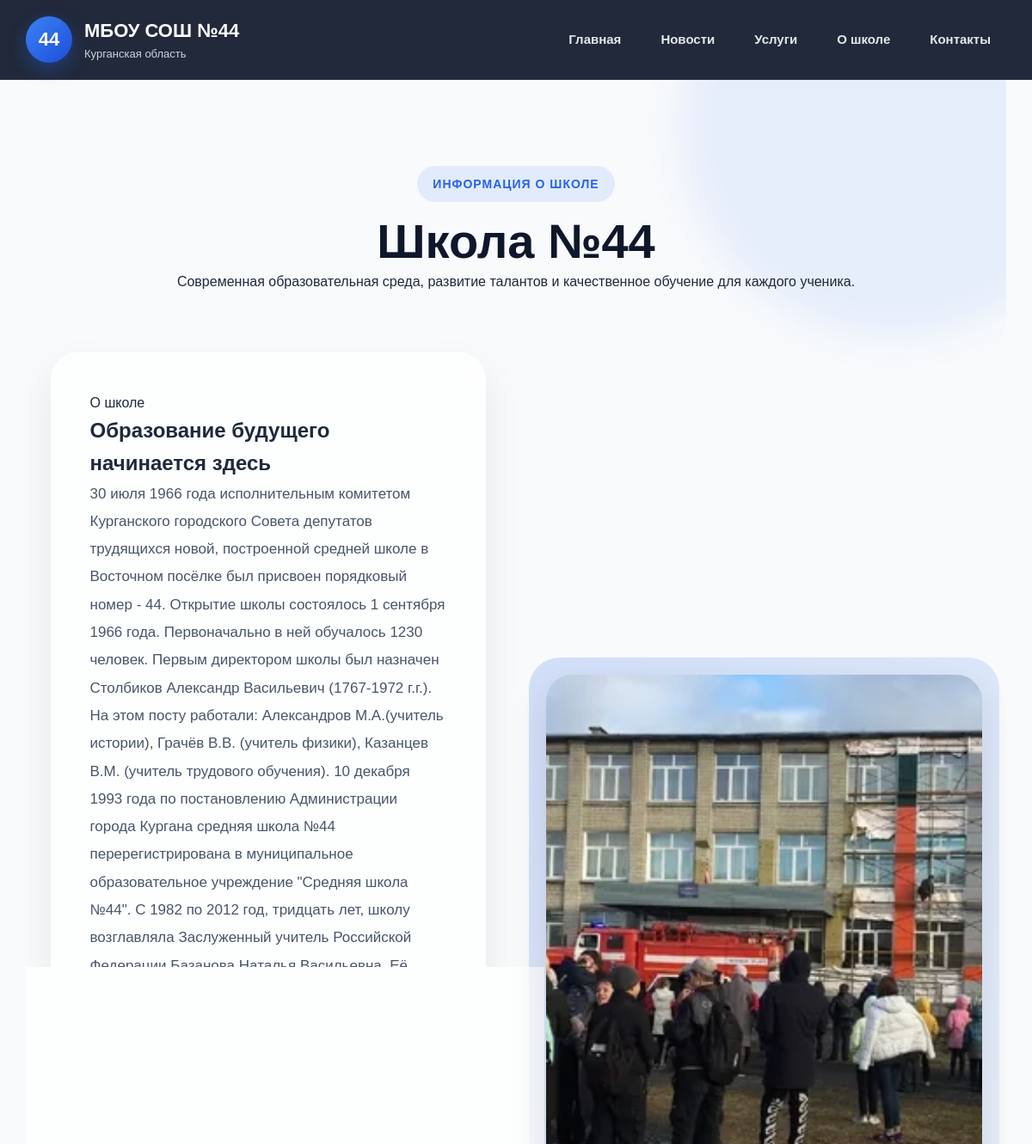
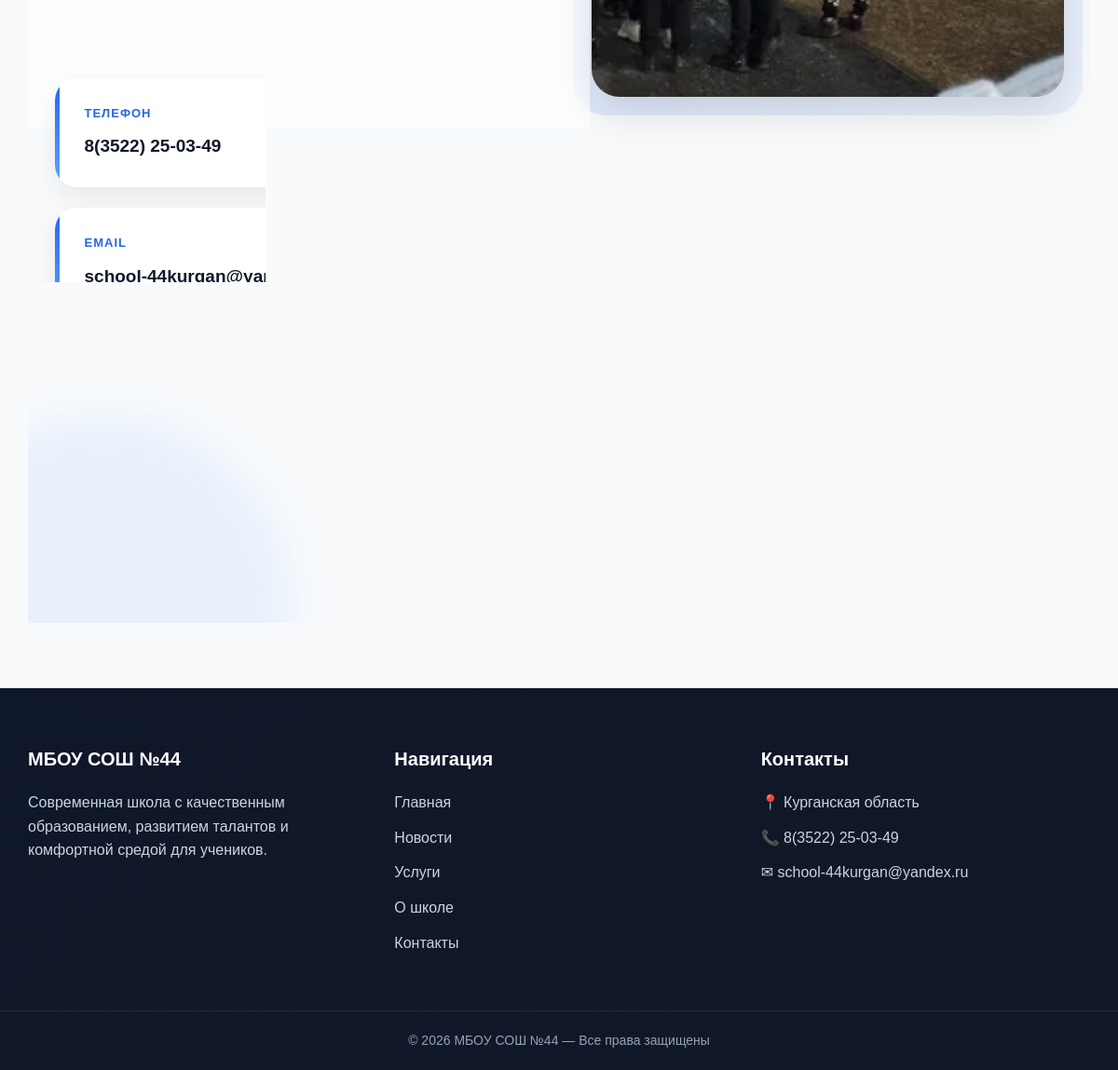
The page /about/ on the database its author committed (2 pictures, top to bottom).
### home/models.py (models this page shows, shortened)
class CompanyInfo(models.Model):
    title = models.CharField(
        max_length=200,
        verbose_name='Название компании'
    )
    description_about = models.TextField(
        verbose_name='О компании'
    )
    image = models.ImageField(
        upload_to='company/',
        blank=True,
        null=True
    )
    phone = models.CharField(
        max_length=30
    )
    email = models.EmailField()
    address = models.CharField(
        max_length=255
    )
    class Meta:
        verbose_name = 'Информация о компании'
        verbose_name_plural = 'Информация о компании'

### home/views.py (the view)
# urls.py: path('about/', views.about, name='about'),
def about(request):
    company = CompanyInfo.objects.first()
    context = {
        'company': company
    }
    return render(request, 'main/home/about.html', context)

### home/templates/main/home/about.html (shortened to what this page needs)
{% extends 'main/base.html' %}
{% block content %}
<section class="about-page">
    <div class="container">
        <div class="about-page-header">
            <span class="section-subtitle">
                Информация о школе
            </span>
            <h1 class="section-title">
                {{ company.title }}
            </h1>
            <p class="about-page-description">
                Современная образовательная среда, развитие талантов
                и качественное обучение для каждого ученика.
            </p>
        </div>
        <div class="about-page-wrapper">
            <div class="about-page-content">
                <div class="about-info-card">
                    <div class="about-card-badge">
                        О школе
                    </div>
                    <h2>
                        Образование будущего начинается здесь
                    </h2>
                    <p>
                        {{ company.description_about }}
                    </p>
                </div>
                <div class="contacts-grid">
                    <div class="contact-card">
                        <span class="contact-label">
                            Телефон
                        </span>
                        <a href="tel:{{ company.phone }}">
                            {{ company.phone }}
                        </a>
                    </div>
                    <div class="contact-card">
                        <span class="contact-label">
                            Email
                        </span>
                        <a href="mailto:{{ company.email }}">
                            {{ company.email }}
                        </a>
                    </div>
                    <div class="contact-card">
                        <span class="contact-label">
                        </span>
                        <p>
                        </p>
                    </div>
                </div>
            </div>
            <div class="about-page-image">
                {% if company.image %}
                    <img
                        src="{{ company.image.url }}"
                        alt="{{ company.title }}"
                    >
                {% endif %}
            </div>
        </div>
    </div>
</section>
{% endblock %}

### static/css/style.css (style rules this page uses)
*, *::before, *::after { margin: 0; padding: 0; box-sizing: border-box; }
:root { --primary: #2563eb; --primary-dark: #1d4ed8; --secondary: #0f172a; --text: #1e293b; --muted: #64748b; --light: #f8fafc; --white: #ffffff; --border: #e2e8f0; --shadow: 0 10px 30px rgba(0, 0, 0, 0.08); --shadow-hover: 0 18px 45px rgba(0, 0, 0, 0.12); --radius: 24px; --transition: 0.3s ease; }
html { scroll-behavior: smooth; }
body { font-family: Arial, sans-serif; background: var(--light); color: var(--text); line-height: 1.6; }
a { text-decoration: none; color: inherit; transition: var(--transition); }
img { display: block; width: 100%; }
.container { width: min(1200px, 95%); margin: 0 auto; }
.section-subtitle { display: inline-block; margin-bottom: 12px; padding: 10px 18px; border-radius: 999px; background: rgba(37, 99, 235, 0.1); color: var(--primary); text-transform: uppercase; letter-spacing: 1px; font-size: 14px; font-weight: 700; }
.section-title { color: var(--secondary); font-size: clamp(30px, 5vw, 56px); line-height: 1.2; }
.advantage-card, .card, .news-card, .contact-card { background: var(--white); border-radius: var(--radius); box-shadow: var(--shadow); transition: var(--transition); }
.about-page { position: relative; overflow: hidden; padding: 100px 0 120px; }
.about-page::before, .about-page::after { content: ""; position: absolute; border-radius: 50%; filter: blur(20px); }
.about-page::before { width: 500px; height: 500px; top: -200px; right: -120px; background: rgba(37, 99, 235, 0.08); }
.about-page::after { width: 400px; height: 400px; left: -120px; bottom: -180px; background: rgba(59, 130, 246, 0.08); }
.about-page .container { position: relative; z-index: 5; }
.about-page-header { text-align: center; margin-bottom: 70px; }
.about-page-wrapper, .about-wrapper { display: grid; grid-template-columns: 1fr 1fr; gap: 70px; align-items: center; margin-bottom: 70px; margin-top: 70px; }
.about-page-image { position: relative; }
.about-page-image::before { content: ""; position: absolute; inset: -20px; border-radius: 36px; background: linear-gradient( 135deg, rgba(37, 99, 235, 0.18), rgba(59, 130, 246, 0.08) ); z-index: -1; }
.about-page-image img, .about-image img { border-radius: 30px; box-shadow: var(--shadow-hover); }
.about-page-image img { height: 650px; object-fit: cover; }
.about-page-content { display: flex; flex-direction: column; gap: 35px; }
.about-info-card { padding: 45px; border-radius: 32px; background: rgba(255, 255, 255, 0.75); backdrop-filter: blur(14px); box-shadow: 0 20px 45px rgba(0, 0, 0, 0.08); border: 1px solid rgba(255, 255, 255, 0.5); }
.about-info-card p, .about-text { color: #475569; font-size: 17px; line-height: 1.9; }
.contacts-grid { display: grid; gap: 22px; }
.contact-card { position: relative; overflow: hidden; padding: 28px 32px; }
.contact-card::before { content: ""; position: absolute; top: 0; left: 0; width: 5px; height: 100%; background: linear-gradient(to bottom, #2563eb, #60a5fa); }
.contact-label { display: block; margin-bottom: 10px; color: var(--primary); font-size: 13px; font-weight: 800; letter-spacing: 1px; text-transform: uppercase; }
.contact-card a, .contact-card p { color: var(--secondary); font-size: 19px; font-weight: 600; }

### rows shown on the page
CompanyInfo: title "Школа №44", description_about "30 июля 1966 года исполнительным комитетом Курганского городского Совета депутатов трудящихся новой, построенной средней школе в Восточном посёлке был присвоен порядковый номер - 44. Открытие школы состоялось 1 сентября 1966 года. Первоначально в ней обучалось 1230 человек. Первым директором школы был назначен Столбиков Александр Васильевич (1767-1972 г.г.). На этом посту работали: Александров М.А.(учитель истории), Грачёв В.В. (учитель физики), Казанцев В.М. (учитель трудового обучения). 10 декабря 1993 года по постановлению Администрации города Кургана средняя школа №44 перерегистрирована в муниципальное образовательное учреждение \"Средняя школа №44\". С 1982 по 2012 год, тридцать лет,…", phone "8(3522) 25-03-49", email "school-44kurgan@yandex.ru", image (picture)
